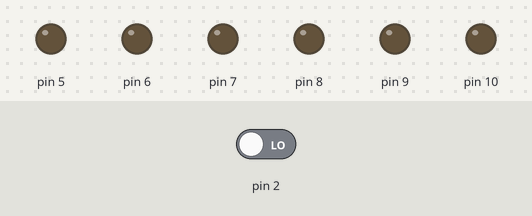
The sketch below on a simulated Arduino Uno, built with avr-gcc and run on an emulated ATmega328P. On the bench: output pins drawn as LEDs (lit = HIGH). The inputs (shaded band) are chosen by the test bench; at power-on: pin 2 LOW. What the sketch prints to the serial monitor is not drawn.

Above: at 1.2 s.
1.3 s: pin 2 driven HIGH
At 1.7 s:
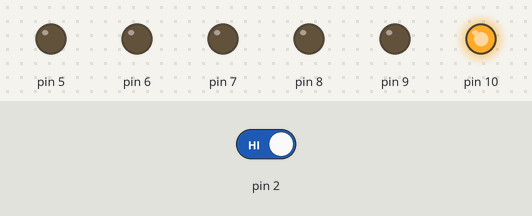
Timing chart, 0 to 4.3 s (numbered marks = the images above; inputs shaded):
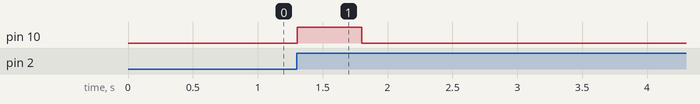

Measured:
- after the input at 1.3 s, pin 10: LOW → HIGH at once, → LOW 0.50 s later

The sketch:

ChallengeA.ino
```cpp
int switchState = 0;
int potPin = A5;
int val;
int lastSwitchState = 0;

void setup() {
  pinMode(5, OUTPUT);
  pinMode(6, OUTPUT);
  pinMode(7, OUTPUT);
  pinMode(8, OUTPUT);
  pinMode(9, OUTPUT);
  pinMode(10, OUTPUT);
  pinMode(2, INPUT);
  Serial.begin(9600);
}

double convPercent(double input) {
  return input / 1024 * 100;
}
void loop() {
  Serial.println(switchState);
  switchState = digitalRead(2);
  if (switchState != lastSwitchState){
    while (switchState == HIGH) {
      digitalWrite(10, HIGH);
      delay(500);
      if (digitalRead(2) == HIGH) {
        break;
      }
      digitalWrite(10, LOW);
      delay(500);
      if (digitalRead(2) == HIGH) {
        break;
      }
    }
    digitalWrite(5, LOW);
    digitalWrite(6, LOW);
    digitalWrite(7, LOW);
    digitalWrite(8, LOW);
    digitalWrite(9, LOW);
    digitalWrite(10, LOW);
    delay(50);
  }
  lastSwitchState = switchState;
}
```
